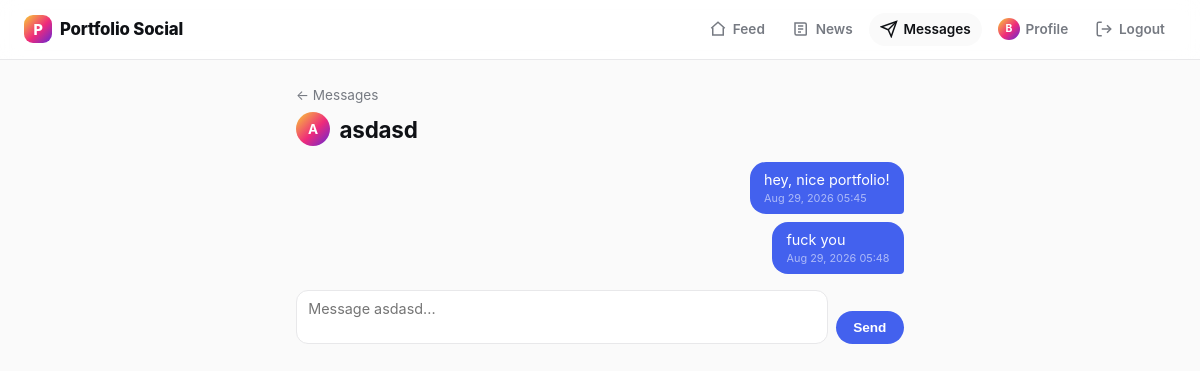
Page /messages/asdasd (signed in) on the committed database.
### models.py (models this page shows, shortened)
class User(UserMixin, db.Model):
    __tablename__ = "users"
    id = db.Column(db.Integer, primary_key=True)
    username = db.Column(db.String(32), unique=True, nullable=False, index=True)
    email = db.Column(db.String(120), unique=True, nullable=False)
    password_hash = db.Column(db.String(256), nullable=False)
    bio = db.Column(db.String(200))
    created_at = db.Column(db.DateTime, default=datetime.utcnow, nullable=False)
    portfolio = db.relationship(
        "Portfolio",
        back_populates="owner",
        uselist=False,
        cascade="all, delete-orphan",
    )
    likes = db.relationship("Like", back_populates="user", cascade="all, delete-orphan")
    comments = db.relationship(
        "Comment", back_populates="user", cascade="all, delete-orphan"
    )
    following = db.relationship(
        "Follow",
        foreign_keys="Follow.follower_id",
        back_populates="follower",
        cascade="all, delete-orphan",
    )
    followers = db.relationship(
        "Follow",
        foreign_keys="Follow.followed_id",
        back_populates="followed",
        cascade="all, delete-orphan",
    )
    def is_following(self, other):
        if other is None:
            return False
        return (
            Follow.query.filter_by(follower_id=self.id, followed_id=other.id).first()
            is not None
        )
    def is_mutual_with(self, other):
        if other is None or other.id == self.id:
            return False
        return self.is_following(other) and other.is_following(self)
    @property
    def unread_message_count(self):
        return Message.query.filter_by(recipient_id=self.id, read_at=None).count()

class Message(db.Model):
    __tablename__ = "messages"
    id = db.Column(db.Integer, primary_key=True)
    sender_id = db.Column(db.Integer, db.ForeignKey("users.id"), nullable=False)
    recipient_id = db.Column(db.Integer, db.ForeignKey("users.id"), nullable=False)
    body = db.Column(db.String(1000), nullable=False)
    created_at = db.Column(db.DateTime, default=datetime.utcnow, nullable=False)
    read_at = db.Column(db.DateTime)
    sender = db.relationship("User", foreign_keys=[sender_id])
    recipient = db.relationship("User", foreign_keys=[recipient_id])

### routes_messages.py (the view)
@login_required
def thread(username):
    target = User.query.filter_by(username=username).first_or_404()
    if not current_user.is_mutual_with(target):
        abort(403)
    form = MessageForm()
    if form.validate_on_submit():
        db.session.add(
            Message(sender_id=current_user.id, recipient_id=target.id, body=form.body.data)
        )
        db.session.commit()
        form.body.data = ""
    _thread_query(current_user.id, target.id).filter(
        Message.sender_id == target.id, Message.read_at.is_(None)
    ).update({"read_at": datetime.utcnow()}, synchronize_session=False)
    db.session.commit()
    messages = _thread_query(current_user.id, target.id).order_by(Message.created_at).all()
    return render_template(
        "messages_thread.html", target=target, messages=messages, form=form
    )

### forms.py
class MessageForm(FlaskForm):
    body = TextAreaField(
        "Message", validators=[DataRequired(), Length(max=1000)]
    )
    submit = SubmitField("Send")

### app.py (called while the page is built)
def create_app():
    app = Flask(__name__, instance_relative_config=True)
    app.config.from_object(Config)
    db.init_app(app)
    login_manager.init_app(app)
    routes_auth.register(app)
    routes_portfolio.register(app)
    routes_social.register(app)
    routes_news.register(app)
    routes_messages.register(app)
    @app.context_processor
    def inject_unread_message_count():
        if current_user.is_authenticated:
            return {"unread_message_count": current_user.unread_message_count}
        return {"unread_message_count": 0}
    return app

### models.py (called while the page is built)
@login_manager.user_loader
def load_user(user_id):
    return db.session.get(User, int(user_id))

### routes_messages.py (called while the page is built)
def _thread_query(user_a_id, user_b_id):
    return Message.query.filter(
        or_(
            and_(Message.sender_id == user_a_id, Message.recipient_id == user_b_id),
            and_(Message.sender_id == user_b_id, Message.recipient_id == user_a_id),
        )
    )

### templates/messages_thread.html (shortened to what this page needs)
{% extends "base.html" %}
{% block content %}
  <a class="back-link" href="{{ url_for('inbox') }}">&larr; Messages</a>
  <h1 class="thread-heading">
    <span class="avatar">{{ target.username[0]|upper }}</span>
    {{ target.username }}
  </h1>
  <div class="message-list">
    {% if messages %}
      {% for m in messages %}
        <div class="message-bubble {{ 'mine' if m.sender_id == current_user.id else 'theirs' }}">
          <p>{{ m.body }}</p>
          <span class="message-time">{{ m.created_at.strftime('%b %d, %Y %H:%M') }}</span>
        </div>
      {% endfor %}
    {% else %}
      <p class="empty-state">No messages yet &mdash; say hello.</p>
    {% endif %}
  </div>
  <form method="post" class="message-form">
    {{ form.body(placeholder="Message " + target.username + "...", rows=2) }}
    {{ form.submit(class="btn btn-primary") }}
  </form>
{% endblock %}

### templates/base.html (shortened to what this page needs)
<!doctype html>
<html lang="en">
<head>
  <link rel="stylesheet" href="{{ url_for('static', filename='style.css') }}">
</head>
<body>
  <nav class="navbar">
    <a class="brand" href="{{ url_for('feed') if current_user.is_authenticated else url_for('login') }}">
      <span class="brand-mark">P</span>Portfolio Social
    </a>
    <div class="nav-links">
      {% if current_user.is_authenticated %}
        <a href="{{ url_for('feed') }}" class="nav-link {{ 'active' if request.endpoint == 'feed' }}">
          <svg viewBox="0 0 24 24" fill="none" stroke="currentColor" stroke-width="2"><path d="M3 11l9-8 9 8"/><path d="M5 10v10h14V10"/></svg>
          <span>Feed</span>
        </a>
        <a href="{{ url_for('news') }}" class="nav-link {{ 'active' if request.endpoint == 'news' }}">
          <svg viewBox="0 0 24 24" fill="none" stroke="currentColor" stroke-width="2"><path d="M4 4h13a2 2 0 0 1 2 2v13a1 1 0 0 1-1 1H6a2 2 0 0 1-2-2z"/><path d="M8 8h7M8 12h7M8 16h4"/></svg>
          <span>News</span>
        </a>
        <a href="{{ url_for('inbox') }}" class="nav-link {{ 'active' if request.endpoint in ('inbox', 'thread') }}">
          <svg viewBox="0 0 24 24" fill="none" stroke="currentColor" stroke-width="2"><path d="M22 2 11 13"/><path d="M22 2 15 22l-4-9-9-4z"/></svg>
          <span>Messages</span>
        </a>
        <a href="{{ url_for('profile', username=current_user.username) }}" class="nav-link {{ 'active' if request.endpoint == 'profile' and request.view_args.username == current_user.username }}">
          <span class="avatar avatar-nav">{{ current_user.username[0]|upper }}</span>
          <span>Profile</span>
        </a>
        <a href="{{ url_for('logout') }}" class="nav-link">
          <svg viewBox="0 0 24 24" fill="none" stroke="currentColor" stroke-width="2"><path d="M9 21H5a2 2 0 0 1-2-2V5a2 2 0 0 1 2-2h4"/><path d="M16 17l5-5-5-5"/><path d="M21 12H9"/></svg>
          <span>Logout</span>
        </a>
      {% else %}
        <a class="nav-link" href="{{ url_for('login') }}"><span>Login</span></a>
        <a class="nav-link" href="{{ url_for('signup') }}"><span>Sign up</span></a>
      {% endif %}
    </div>
  </nav>
  <main class="container {% block container_class %}{% endblock %}">
    {% block content %}{% endblock %}
  </main>
</body>
</html>

### static/style.css (style rules this page uses)
:root { --bg: #fafafa; --card-bg: #ffffff; --border: #e8e8ea; --text: #0f1115; --muted: #767a82; --primary: #4361ee; --primary-dark: #3245c0; --gain: #0ecb81; --gain-bg: #e6faf3; --loss: #f6465d; --loss-bg: #fdeaed; --danger: #f6465d; --gradient: linear-gradient(135deg, #f9ce34 0%, #ee2a7b 55%, #6228d7 100%); --shadow: 0 1px 2px rgba(15, 17, 21, 0.04), 0 8px 24px rgba(15, 17, 21, 0.06); --shadow-hover: 0 4px 8px rgba(15, 17, 21, 0.06), 0 16px 32px rgba(15, 17, 21, 0.09); --radius: 14px; }
* { box-sizing: border-box; }
body { margin: 0; font-family: "Inter", -apple-system, "Segoe UI", Roboto, Helvetica, Arial, sans-serif; background: var(--bg); color: var(--text); -webkit-font-smoothing: antialiased; }
.navbar { display: flex; justify-content: space-between; align-items: center; padding: 0.7rem 1.5rem; background: rgba(255, 255, 255, 0.85); backdrop-filter: blur(10px); border-bottom: 1px solid var(--border); position: sticky; top: 0; z-index: 100; }
.navbar .brand { display: flex; align-items: center; gap: 0.5rem; font-weight: 800; font-size: 1.05rem; color: var(--text); text-decoration: none; letter-spacing: -0.01em; }
.brand-mark { display: inline-flex; align-items: center; justify-content: center; width: 28px; height: 28px; border-radius: 9px; background: var(--gradient); color: #fff; font-weight: 800; font-size: 0.9rem; }
.nav-links { display: flex; align-items: center; gap: 0.15rem; }
.nav-link { position: relative; display: flex; align-items: center; gap: 0.35rem; padding: 0.45rem 0.7rem; margin-left: 0.15rem; border-radius: 999px; color: var(--muted); text-decoration: none; font-size: 0.85rem; font-weight: 600; transition: background 0.15s, color 0.15s; }
.nav-link svg { width: 18px; height: 18px; flex-shrink: 0; }
.nav-link.active { color: var(--text); background: var(--bg); }
.nav-link span:not(.avatar):not(.nav-badge) { display: inline; }
.container { max-width: 640px; margin: 0 auto; padding: 1.5rem 1rem 4rem; }
h1 { font-size: 1.4rem; letter-spacing: -0.01em; }
.avatar { display: inline-flex; align-items: center; justify-content: center; width: 34px; height: 34px; border-radius: 50%; background: var(--gradient); color: #fff; font-weight: 700; font-size: 0.85rem; flex-shrink: 0; line-height: 1; }
.avatar-nav { width: 22px; height: 22px; font-size: 0.65rem; }
.btn { display: inline-block; padding: 0.55rem 1.1rem; border-radius: 999px; border: none; cursor: pointer; font-size: 0.85rem; font-weight: 600; text-decoration: none; text-align: center; transition: background 0.15s, transform 0.1s; }
.btn-primary { background: var(--primary); color: #fff; }
.back-link { display: inline-block; color: var(--muted); text-decoration: none; font-size: 0.85rem; margin-bottom: 0.6rem; }
.thread-heading { display: flex; align-items: center; gap: 0.6rem; margin: 0 0 1rem; }
.message-list { display: flex; flex-direction: column; gap: 0.5rem; margin-bottom: 1rem; }
.message-bubble { max-width: 70%; padding: 0.55rem 0.9rem; border-radius: 16px; font-size: 0.9rem; }
.message-bubble p { margin: 0; }
.message-bubble .message-time { display: block; font-size: 0.68rem; margin-top: 0.2rem; opacity: 0.7; }
.message-bubble.mine { align-self: flex-end; background: var(--primary); color: #fff; border-bottom-right-radius: 4px; }
.message-bubble.mine .message-time { color: rgba(255, 255, 255, 0.8); }
.message-form { display: flex; gap: 0.5rem; align-items: flex-end; }
.message-form textarea { flex: 1; resize: none; padding: 0.55rem 0.7rem; border: 1px solid var(--border); border-radius: 12px; font-family: inherit; font-size: 0.9rem; }

### rows in the picture
User: username "B"
User: username "A", username "asdasd"
Message: body "hey, nice portfolio!", created_at "Aug 29, 2026 05:45"
Message: body "fuck you", created_at "Aug 29, 2026 05:48"
